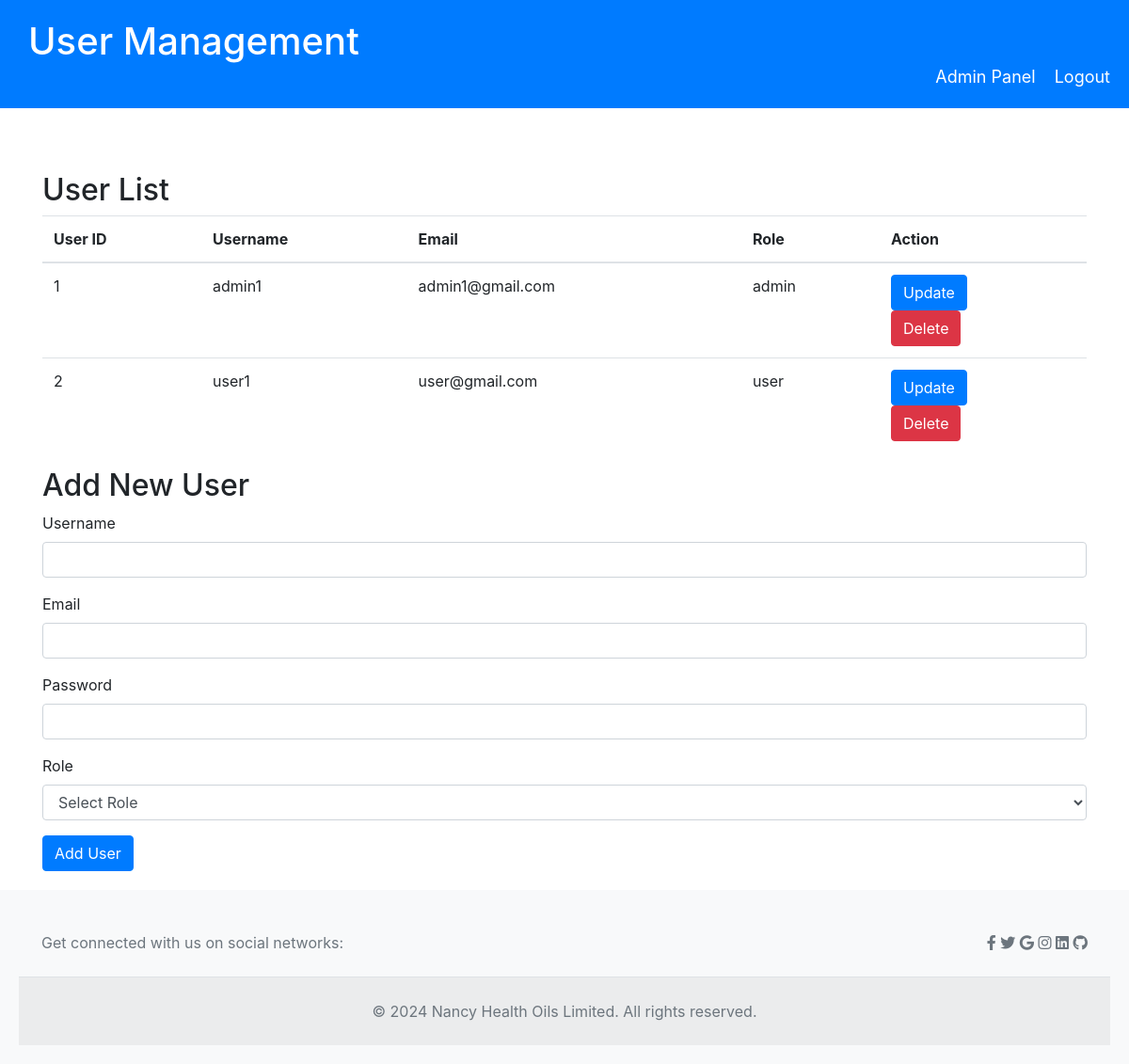
Screenshot of /user.php (signed in) with the database file from the repository.
### tables this page shows
CREATE TABLE `users` (
  `user_id` int(11) NOT NULL,
  `username` varchar(50) NOT NULL,
  `email` varchar(100) NOT NULL,
  `password` varchar(255) NOT NULL,
  `role` enum('user','admin') NOT NULL DEFAULT 'user'
);

### user.php (the view, shortened to what this page needs)
<?php
include 'db.php';
$sql = "SELECT * FROM Users";
$users_result = $conn->query($sql);
$username = $email = $password = $role = "";
?>
<!DOCTYPE html>
<html lang="en">
<head>
    <link rel="stylesheet" href="adminStyle.css?v=<?php echo time(); ?>">
    <link href="https://maxcdn.bootstrapcdn.com/bootstrap/4.5.2/css/bootstrap.min.css" rel="stylesheet">
    <link href="https://cdnjs.cloudflare.com/ajax/libs/font-awesome/6.0.0/css/all.min.css" rel="stylesheet" />
</head>
<body>
    <header>
        <div class="header-container">
            <div class="logo">
                <h1>User Management</h1>
            </div>
            <nav>
                <ul>
                    <li><a href="admin.php">Admin Panel</a></li>
                    <li><a href="logout.php">Logout</a></li>
                </ul>
            </nav>
        </div>
    </header>
    <main>
        <div class="container mt-5">
            <h2>User List</h2>
            <table class="table">
                <thead>
                    <tr>
                        <th>User ID</th>
                        <th>Username</th>
                        <th>Email</th>
                        <th>Role</th>
                        <th>Action</th>
                    </tr>
                </thead>
                <tbody>
                    <?php
                    if ($users_result->num_rows > 0) {
                        while ($row = $users_result->fetch_assoc()) {
                            echo "<tr>";
                            echo "<td>{$row['user_id']}</td>";
                            echo "<td>{$row['username']}</td>";
                            echo "<td>{$row['email']}</td>";
                            echo "<td>{$row['role']}</td>";
                            echo "<td>";
                            echo "<a href='UpdateUser.php?id={$row['user_id']}' class='btn btn-primary'>Update</a>";
                            echo "<form method='post'>";
                            echo "<button type='submit' class='btn btn-danger'>Delete</button>";
                            echo "</form>";
                            echo "</td>";
                            echo "</tr>";
                        }
                    } else {
                        echo "<tr><td colspan='5'>No users found</td></tr>";
                    }
                    ?>
                </tbody>
            </table>
            <h2>Add New User</h2>
            <form action="<?php echo htmlspecialchars($_SERVER["PHP_SELF"]); ?>" method="post">
                <div class="form-group">
                    <label for="username">Username</label>
                    <input type="text" class="form-control" id="username" name="username" value="<?php echo $username; ?>">
                </div>
                <div class="form-group">
                    <label for="email">Email</label>
                    <input type="email" class="form-control" id="email" name="email" value="<?php echo $email; ?>">
                </div>
                <div class="form-group">
                    <label for="password">Password</label>
                    <input type="password" class="form-control" id="password" name="password" value="<?php echo $password; ?>">
                </div>
                <div class="form-group">
                    <label for="role">Role</label>
                    <select class="form-control" id="role" name="role">
                        <option value="" selected disabled>Select Role</option>
                    </select>
                </div>
                <button type="submit" class="btn btn-primary">Add User</button>
            </form>
        </div>
    </main>
    <footer class="text-center text-lg-start bg-body-tertiary text-muted">
        <section class="d-flex justify-content-center justify-content-lg-between p-4 border-bottom">
            <div class="me-5 d-none d-lg-block">
                <span>Get connected with us on social networks:</span>
            </div>
            <div>
                <a href="#" class="me-4 text-reset">
                    <i class="fab fa-facebook-f"></i>
                </a>
                <a href="#" class="me-4 text-reset">
                    <i class="fab fa-twitter"></i>
                </a>
                <a href="#" class="me-4 text-reset">
                    <i class="fab fa-google"></i>
                </a>
                <a href="#" class="me-4 text-reset">
                    <i class="fab fa-instagram"></i>
                </a>
                <a href="#" class="me-4 text-reset">
                    <i class="fab fa-linkedin"></i>
                </a>
                <a href="#" class="me-4 text-reset">
                    <i class="fab fa-github"></i>
                </a>
            </div>
        </section>
        <div class="text-center p-4" style="background-color: rgba(0, 0, 0, 0.05);">
            © 2024 Nancy Health Oils Limited. All rights reserved.
        </div>
    </footer>
</body>
</html>

### adminStyle.css (style rules this page uses)
header { background-color: #007bff; color: #fff; padding: 20px; display: flex; justify-content: space-between; align-items: center; }
.logo { display: flex; align-items: center; }
.logo h1 { margin: 0; margin-left: 10px; }
nav ul { list-style-type: none; margin: 0; padding: 0; display: flex; align-items: center; }
nav ul li { margin-left: 20px; }
nav ul li:first-child { margin-left: auto; }
nav ul li a { text-decoration: none; color: #fff; font-size: 18px; }
main { padding: 20px; }
footer { background-color: #f8f9fa; color: #333; padding: 20px; text-align: center; }

### rows the page displays
users: user_id "1", username "admin1", email "admin1@gmail.com", role "admin"
users: user_id "2", username "user1", email "user@gmail.com", role "user"
